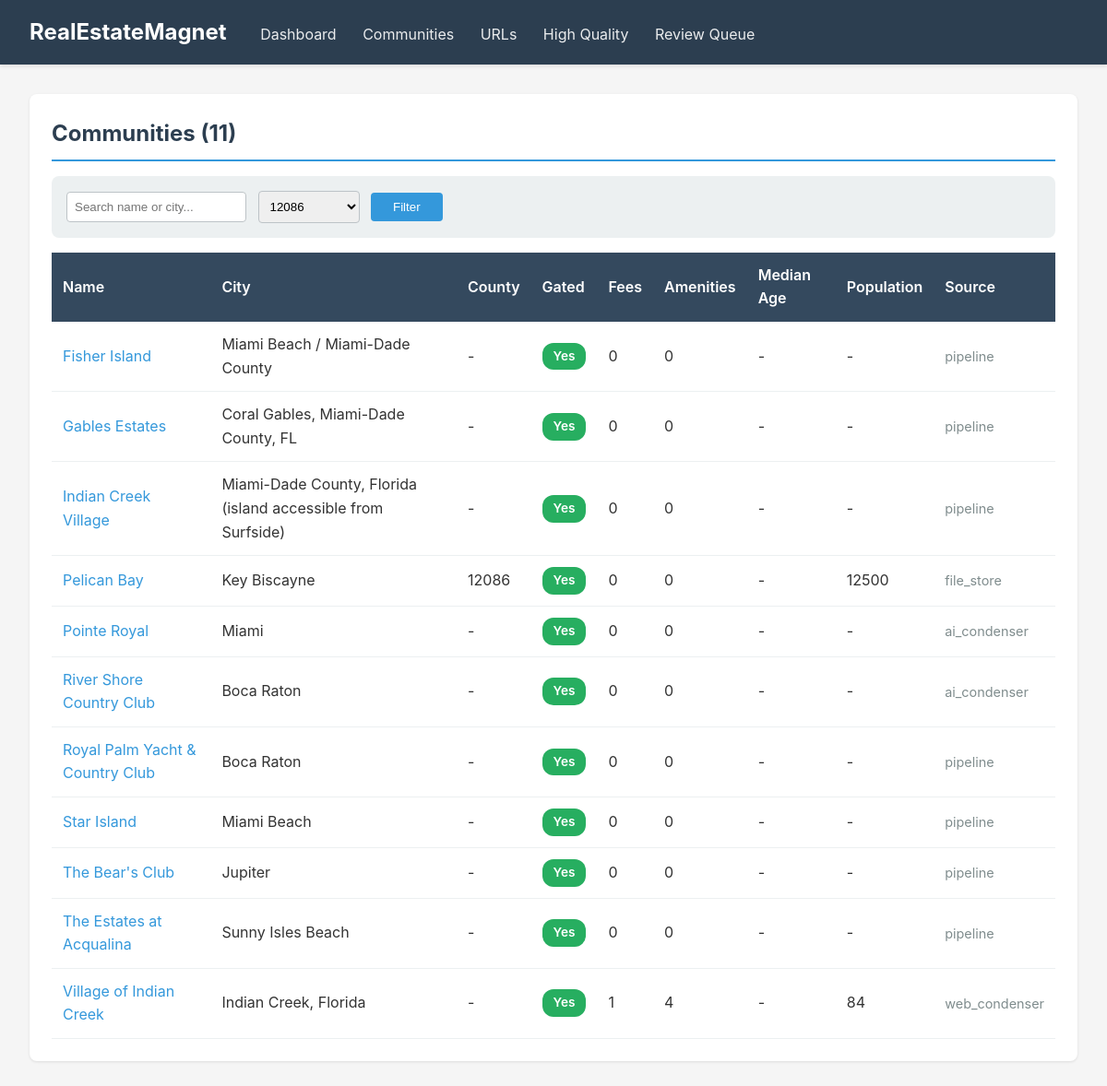
/communities, run on an earlier commit of the app's database.
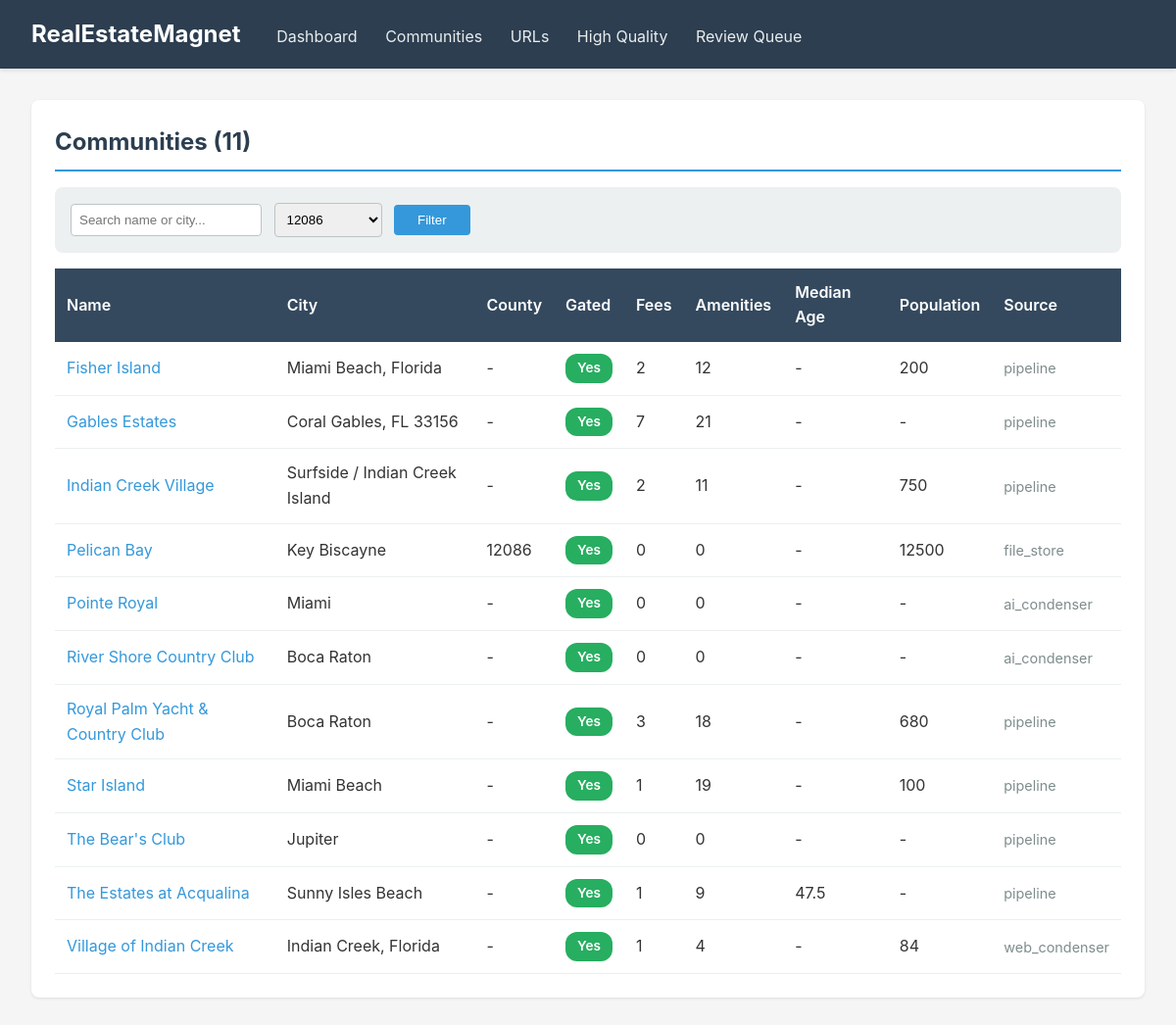
And on a later commit of the database.
### tables this page shows
CREATE TABLE communities (
	id VARCHAR(36) NOT NULL, 
	name VARCHAR(255) NOT NULL, 
	slug VARCHAR(255) NOT NULL, 
	county_fips VARCHAR(10), 
	city VARCHAR(100), 
	hoa_name VARCHAR(255), 
	cdd_name VARCHAR(255), 
	is_gated BOOLEAN, 
	latitude FLOAT, 
	longitude FLOAT, 
	overview TEXT, 
	notes TEXT, 
	data_source VARCHAR(50), 
	created_at DATETIME, 
	updated_at DATETIME, 
	PRIMARY KEY (id)
);

### modules/web/viewer.py (the view)
@app.get("/communities", response_class=HTMLResponse)
async def communities_list(
    request: Request,
    search: Optional[str] = None,
    county: Optional[str] = None,
):
    conn = get_db()
    cursor = conn.cursor()
    query = """
        SELECT
            c.slug, c.name, c.city, c.county_fips, c.is_gated,
            c.data_source, c.created_at,
            COUNT(DISTINCT f.id) as fee_count,
            COUNT(DISTINCT a.id) as amenity_count,
            d.median_age, d.population
        FROM communities c
        LEFT JOIN community_fees f ON c.slug = f.community_slug
        LEFT JOIN community_amenities a ON c.slug = a.community_slug
        LEFT JOIN community_demographics d ON c.slug = d.community_slug
    """
    params = []
    conditions = []
    if search:
        conditions.append("(c.name LIKE ? OR c.city LIKE ?)")
        params.extend([f"%{search}%", f"%{search}%"])
    if county:
        conditions.append("c.county_fips = ?")
        params.append(county)
    if conditions:
        query += " WHERE " + " AND ".join(conditions)
    query += " GROUP BY c.slug ORDER BY c.name"
    cursor.execute(query, params)
    communities = cursor.fetchall()
    cursor.execute("SELECT DISTINCT county_fips FROM communities WHERE county_fips IS NOT NULL ORDER BY county_fips")
    counties = [row[0] for row in cursor.fetchall()]
    conn.close()
    return templates.TemplateResponse(
        request,
        "communities.html",
        {
            "communities": communities,
            "counties": counties,
            "search": search,
            "county": county,
        }
    )

### modules/web/templates/communities.html (shortened to what this page needs)
{% extends "base.html" %}
{% block content %}
<div class="card">
    <h2>Communities ({{ communities|length }})</h2>
    <form method="get" class="filter-form">
        <input type="text" name="search" value="{{ search or '' }}" placeholder="Search name or city...">
        <select name="county">
            {% for county in counties %}
            <option value="{{ county }}" {% if county == county %}selected{% endif %}>{{ county }}</option>
            {% endfor %}
        </select>
        <button type="submit">Filter</button>
    </form>
    <table>
        <thead>
            <tr>
                <th>Name</th>
                <th>City</th>
                <th>County</th>
                <th>Gated</th>
                <th>Fees</th>
                <th>Amenities</th>
                <th>Median Age</th>
                <th>Population</th>
                <th>Source</th>
            </tr>
        </thead>
        <tbody>
            {% for community in communities %}
            <tr>
                <td><a href="/communities/{{ community.slug }}">{{ community.name }}</a></td>
                <td>{{ community.city or '-' }}</td>
                <td>{{ community.county_fips or '-' }}</td>
                <td>
                    {% if community.is_gated %}
                    <span class="badge badge-success">Yes</span>
                    {% else %}
                    <span class="badge badge-warning">No</span>
                    {% endif %}
                </td>
                <td>{{ community.fee_count }}</td>
                <td>{{ community.amenity_count }}</td>
                <td>{{ community.median_age or '-' }}</td>
                <td>{{ community.population or '-' }}</td>
                <td class="text-muted text-small">{{ community.data_source }}</td>
            </tr>
            {% endfor %}
        </tbody>
    </table>
</div>
{% endblock %}

What changed in the data, as far as the page shows it:
changed communities "Fisher Island": city "Miami Beach / Miami-Dade County" → "Miami Beach, Florida"; fee_count "0" → "2"; amenity_count "0" → "12"; population "-" → "200"
changed communities "Gables Estates": city "Coral Gables, Miami-Dade County, FL" → "Coral Gables, FL 33156"; fee_count "0" → "7"; amenity_count "0" → "21"
changed communities "Indian Creek Village": city "Miami-Dade County, Florida (island accessible from Surfside)" → "Surfside / Indian Creek Island"; fee_count "0" → "2"; amenity_count "0" → "11"; population "-" → "750"
changed communities "Royal Palm Yacht & Country Club": fee_count "0" → "3"; amenity_count "0" → "18"; population "-" → "680"
changed communities "Star Island": fee_count "0" → "1"; amenity_count "0" → "19"; population "-" → "100"
changed communities "The Estates at Acqualina": fee_count "0" → "1"; amenity_count "0" → "9"; median_age "-" → "47.5"
